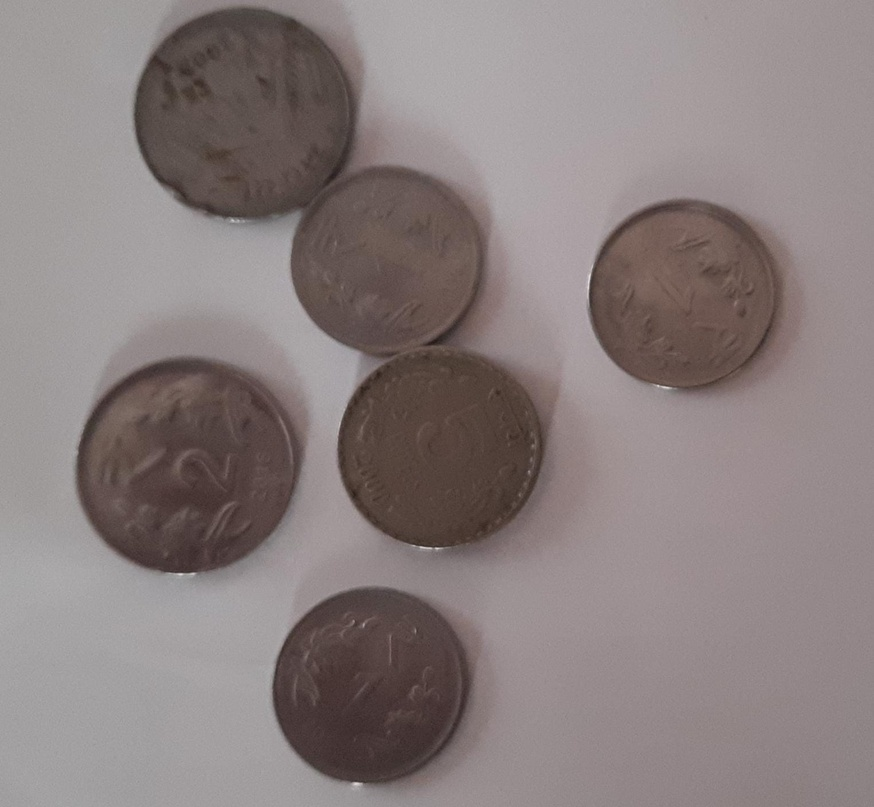
#> input picture images_part1/coins.jpeg, 874 x 807 px, shrunk from 1525 x 1408 before the run
$ python part1.py
#> lines starting #> are read from the running program, lines starting #| are printed output that depends on the picture; after the words box and inside, x2 and y2 are one past the last pixel; in counts of white or black regions, pixels touching at a corner belong together
import cv2
import matplotlib.pyplot as plt
import numpy as np


# [11 lines of commented-out code are left out]

showImages = False


# path
path1 = './images_part1/coins.jpeg'

# Reading an image in default mode
image = cv2.imread(path1)
#> image is the input picture: shape (807, 874, 3); mean B, G, R 126.7, 127, 137.7

# convert to grayscale
gray_image = cv2.cvtColor(image, cv2.COLOR_BGR2GRAY)


# the order is supposed to be:
# grayscale
# histogram equalization -- skip as it introduces artifacts in the image!!
# gaussian blur

ksize = (6, 6)
# gray_image = cv2.equalizeHist(gray_image)
blur_gray_image = cv2.blur(gray_image, ksize)
# blur_gray_image = cv2.equalizeHist(blur_gray_image)
# blur_gray_image = cv2.cvtColor(blur_image, cv2.COLOR_BGR2GRAY)


plt.imshow(blur_gray_image, cmap='gray') # we need to exlicitly tell matplotib about the cmap
plt.axis('off')
plt.title('blurred grayscale coins')
if showImages:
    plt.show()
    plt.close()

ret, bin_img = cv2.threshold(blur_gray_image,
                             0, 255,
                             cv2.THRESH_BINARY_INV + cv2.THRESH_OTSU)
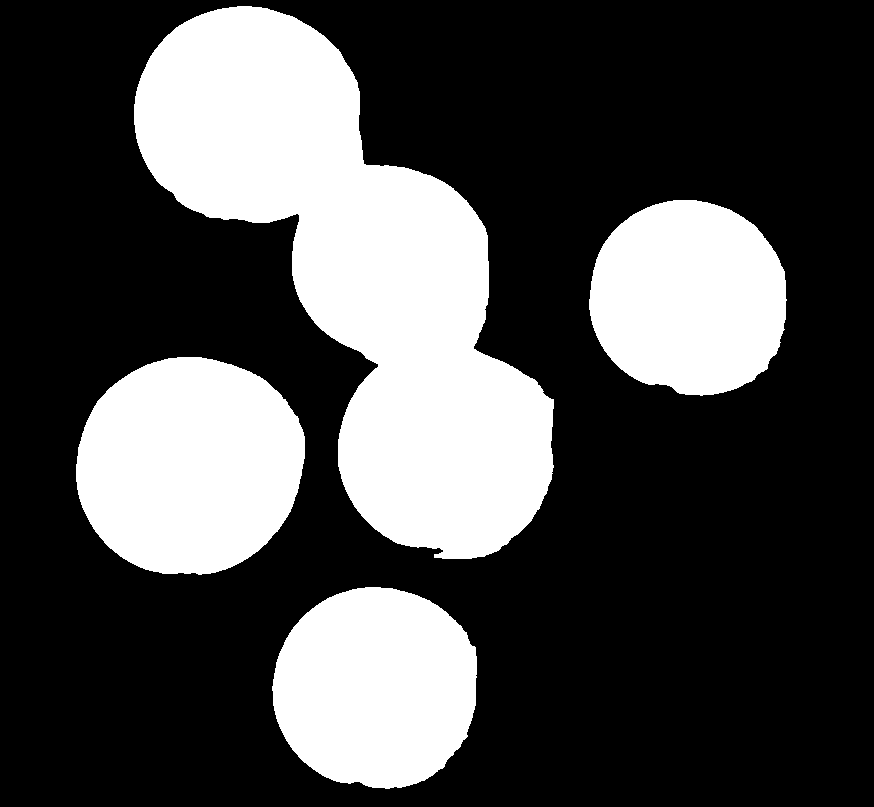
#> bin_img: shape (807, 874); 29.7% white; 4 white regions, box (x1, y1, x2, y2) and area: (134, 6, 554, 559) 106316, (76, 357, 305, 575) 39386, (272, 587, 477, 789) 32891, (589, 200, 787, 396) 30746
#> ret = 115

edges = cv2.Canny(bin_img, 50, 250)
#> edges: shape (807, 874); 0.54% white in thin lines or dots, all inside (x1, y1, x2, y2) = (75, 5, 787, 789)


plt.axis('off')
plt.title('Canny Edges')
plt.imshow(edges, cmap='gray')
plt.savefig('./images_part1/a_canny.jpeg')
if showImages:
    plt.show()
    plt.close()


contours, hierarchy = cv2.findContours(edges, cv2.RETR_EXTERNAL, cv2.CHAIN_APPROX_SIMPLE)
#> contours = 4 contours; box (x1, y1, x2, y2) and area: (133, 5, 554, 559) 106368, (75, 356, 305, 575) 39432, (271, 586, 477, 789) 32918, (588, 199, 787, 396) 30773
# [7 lines of commented-out code are left out]
min_area = 15
valid_contours = [contour for contour in contours if cv2.contourArea(contour) > min_area]
#> valid_contours has the same summary as contours
number_of_coins = len(valid_contours)
#> number_of_coins = 4
print('acc to canny contours, number of coins is', number_of_coins)
#| acc to canny contours, number of coins is 4


# draw the contours on the image
output_image = image.copy()
cv2.drawContours(output_image, valid_contours, -1, (0, 255, 0), 3)  # the last two parameters are color and thickness
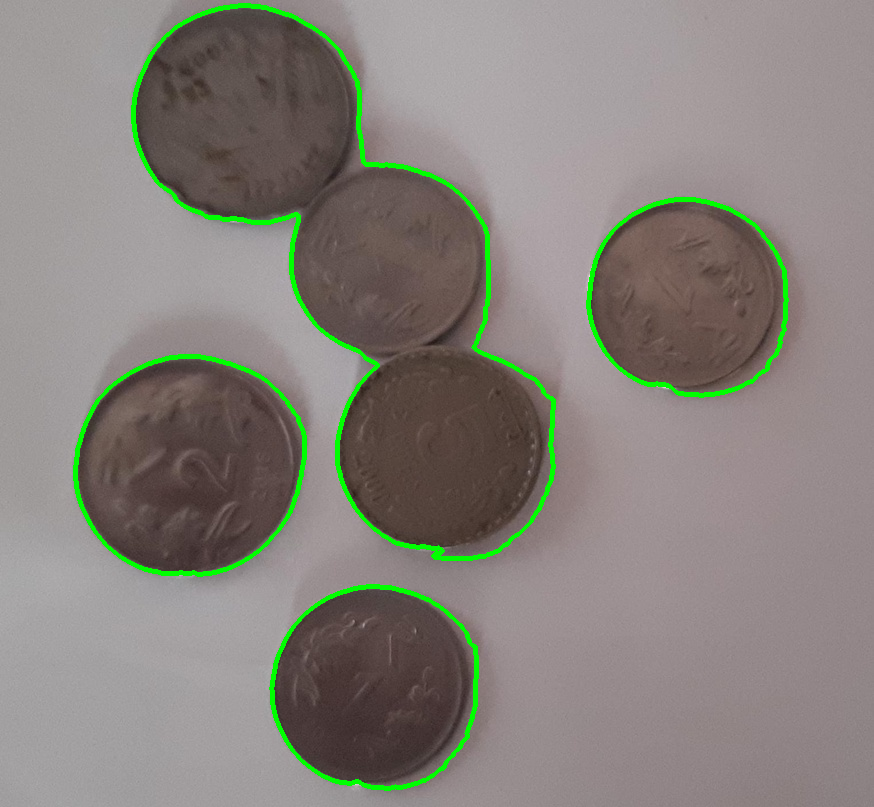
#> output_image: shape (807, 874, 3); 2.38% of pixels changed, all inside (x1, y1, x2, y2) = (73, 3, 789, 791)

plt.axis('off')
plt.title('Contours around Coins')
plt.imshow(output_image, cmap='gray')
plt.savefig('./images_part1/a_canny_outline.jpeg')
#> figure, not shown here; B, G, R data is drawn as R, G, B
if showImages:
    plt.show()
    plt.close()


# region based segmentation

# now we'll try clustering
img_convert = cv2.cvtColor(image, cv2.COLOR_BGR2RGB)

# Reshape the image into a 2D array of pixels and 3 color values (RGB)
# print('the image shape is', img_convert.shape)
vectorized = img_convert.reshape((-1,3)) # this is 2 * 2
# print('the new shape is', vectorized.shape)
vectorized = np.float32(vectorized)


criteria = (cv2.TERM_CRITERIA_EPS + cv2.TERM_CRITERIA_MAX_ITER, 100, 1.0)
# the criteria is to use a change of less than epsilon and a max number of iterations


# we choose k = 2 to separate the foreground from the background
k= 2

img_convert = cv2.cvtColor(image, cv2.COLOR_BGR2RGB) # opencv uses bgr but we want rgb
# actually it doesn't matter as long as the features are the same

# Reshape the image into a 2D array of pixels and 3 color values (RGB)
vectorized = image.reshape((-1,3)) # this is 2 * 2
vectorized = np.float32(vectorized)


criteria = (cv2.TERM_CRITERIA_EPS + cv2.TERM_CRITERIA_MAX_ITER, 10, 1.0)

# Apply KMeans
ret, label, center = cv2.kmeans(vectorized, k, None, criteria, 10, cv2.KMEANS_PP_CENTERS)
#> ret = 317938939.9; center = [[150.1, 148.9, 157.3], [71.04, 74.9, 90.97]]
center = np.uint8(center)
#> center = [[150, 148, 157], [71, 74, 90]]
res = center[label.flatten()]
# print('k means centers are ', center)
result_image = res.reshape((img_convert.shape))


plt.axis('off')
plt.title('K means k=2')
plt.imshow(result_image, cmap='gray')
plt.savefig('./images_part1/b_kmeans.jpeg')
#> figure, not shown here; B, G, R data is drawn as R, G, B
if showImages:
    plt.show()
    plt.close()


# all the above stuff we do is fine, but we need to get each coin separately for which we use the watershed method
# turns out it is especially useful when the coins are touching as in the image

# Read the image
img = cv2.imread(path1)

# Convert from BGR to RGB
img_rgb = cv2.cvtColor(img, cv2.COLOR_BGR2RGB)
gray = cv2.cvtColor(img, cv2.COLOR_BGR2GRAY)
# gray = cv2.equalizeHist(gray)
# gray = cv2.normalize()

ret, bin_img = cv2.threshold(gray,
                             0, 255,
                             cv2.THRESH_BINARY_INV + cv2.THRESH_OTSU)
#> bin_img: shape (807, 874); 29.6% white; 75 white regions (71 under 20 px), largest, box (x1, y1, x2, y2) and area: (133, 5, 556, 560) 106013, (75, 356, 305, 575) 39213, (272, 586, 478, 789) 32753, (588, 199, 787, 396) 30718
#> ret = 115


# noise removal
kernel = cv2.getStructuringElement(cv2.MORPH_RECT, (3, 3)) # all 1s in 3*3
bin_img = cv2.morphologyEx(bin_img,
                           cv2.MORPH_OPEN,
                           kernel,
                           iterations=10)
#> bin_img: shape (807, 874); 29.3% white; 4 white regions, box (x1, y1, x2, y2) and area: (134, 7, 552, 556) 104866, (76, 357, 304, 573) 38701, (273, 587, 475, 786) 32412, (589, 200, 785, 394) 30418


sure_bg = cv2.dilate(bin_img, kernel, iterations=3)
#> sure_bg: shape (807, 874); 31.2% white; 4 white regions, box (x1, y1, x2, y2) and area: (131, 4, 555, 559) 111199, (73, 354, 307, 576) 41422, (270, 584, 478, 789) 34877, (586, 197, 788, 397) 32812

plt.axis('off')
plt.title('Sure Background')
plt.imshow(sure_bg, cmap='gray')
plt.savefig('./images_part1/sure_background.jpeg')
#> figure, not shown here; B, G, R data is drawn as R, G, B
if showImages:
    plt.show()
    plt.close()

dist = cv2.distanceTransform(bin_img, cv2.DIST_L2, 5)

plt.axis('off')
plt.title('Distance Transform')
plt.imshow(dist, cmap='gray')
plt.savefig('./images_part1/dist_transform.jpeg')
#> figure, not shown here; B, G, R data is drawn as R, G, B
if showImages:
    plt.show()
    plt.close()

ret, sure_fg = cv2.threshold(dist, 0.45 * dist.max(), 250, cv2.THRESH_BINARY) # 0.45 works for this particular image
#> sure_fg: shape (807, 874) float32; values 0 (black) and 250 (white), 6.2% white; 6 white regions, box (x1, y1, x2, y2) and area: (181, 54, 313, 174) 12703, (123, 413, 253, 526) 10702, (385, 369, 496, 506) 9740, (374, 213, 440, 343) 5386, (321, 672, 427, 739) 4679, (647, 309, 708, 347) 866
#> ret = 47.78
sure_fg = sure_fg.astype(np.uint8)

plt.axis('off')
plt.title('Sure Foreground')
plt.imshow(sure_fg, cmap='gray')
plt.savefig('./images_part1/sure_foreground.jpeg')
#> figure, not shown here; B, G, R data is drawn as R, G, B
if showImages:
    plt.show()
    plt.close()

unknown = cv2.subtract(sure_bg, sure_fg)

plt.axis('off')
plt.title('Unknown Area')
plt.imshow(unknown, cmap='gray')
plt.savefig('./images_part1/unknown_area.jpeg')
#> figure, not shown here; B, G, R data is drawn as R, G, B
if showImages:
    plt.show()
    plt.close()


ret, markers = cv2.connectedComponents(sure_fg) # find connected components in foreground
#> markers: shape (807, 874) int32; 7 distinct labels, from 0 to 6
#> ret = 7
# print('ret is', ret)
# print('type of markers is', type(markers))
# print('shape of markers is', markers.shape)

# Add one to all labels so that background is not 0, but 1
markers += 1
#> markers: shape (807, 874) int32; 7 distinct labels, from 1 to 7
# mark the region of unknown with zero
markers[unknown == 255] = 0
#> markers: shape (807, 874) int32; 8 distinct labels, from 0 to 7

plt.axis('off')
plt.title('Markers')
plt.imshow(markers, cmap='tab20')
plt.savefig('./images_part1/markers.jpeg')
#> figure, not shown here; B, G, R data is drawn as R, G, B
if showImages:
    plt.show()
    plt.close()


# Watershed Algorithm
markers = cv2.watershed(img, markers)
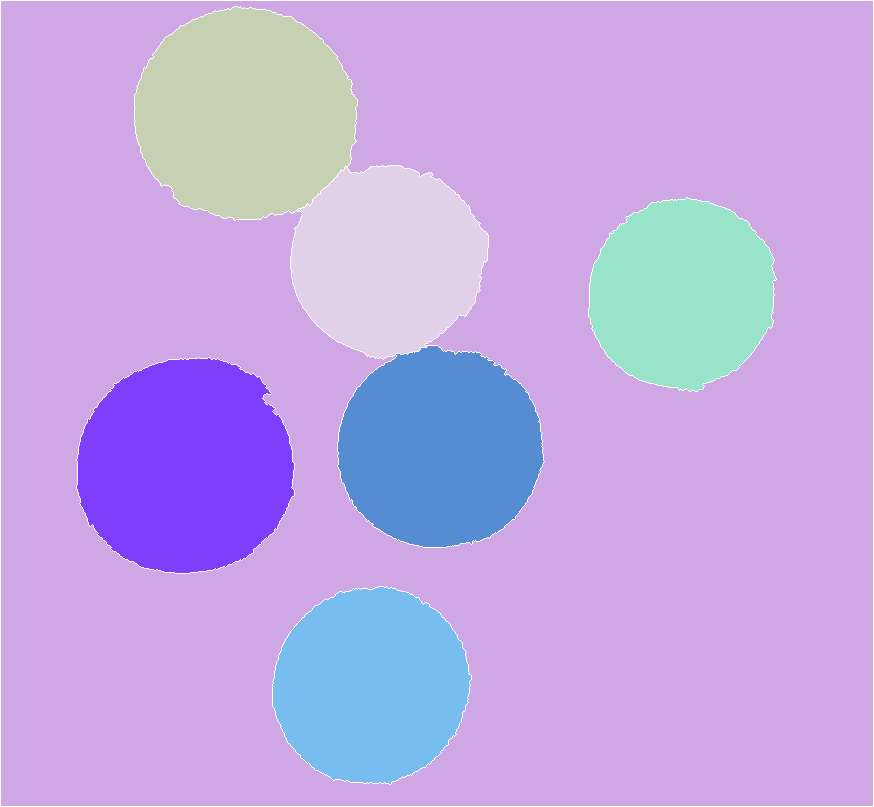
#> markers: shape (807, 874) int32; 8 distinct labels, from -1 to 7; one colour per label, 0 black, -1 white
# print('markers looks like', markers)

plt.axis('off')
plt.title('Markers after watershed')
plt.imshow(markers, cmap='tab20')
plt.savefig('./images_part1/segmented_output.jpeg')
#> figure, not shown here; B, G, R data is drawn as R, G, B
if showImages:
    plt.show()
    plt.close()


labels = np.unique(markers)
#> labels = [-1, 1, 2, 3, 4, 5, 6, 7]

coins = []
f  = open('./images_part1/b_segmented_outputs.txt', 'w')
for label in labels[2:]:

# Create a binary image in which only the area of the label is in the foreground
#and the rest of the image is in the background
    target = np.where(markers == label, 255, 0).astype(np.uint8)
    str1 = f"Coin label {label}"
    for i in range(len(target)):
        if i%20 == 0:
            str1 += str(target[i])
    str1 += "-------------------------------------------------------\n"

  # Perform contour extraction on the created binary image
    contours, hierarchy = cv2.findContours(
        target, cv2.RETR_EXTERNAL, cv2.CHAIN_APPROX_SIMPLE
    )
    coins.append(contours[0])
#> this loop made 6 passes
#> str1 on passes 1 to 6: 'Coin label 2', 'Coin label 3', 'Coin label 4', 'Coin label 5', 'Coin label 6', 'Coin label 7'
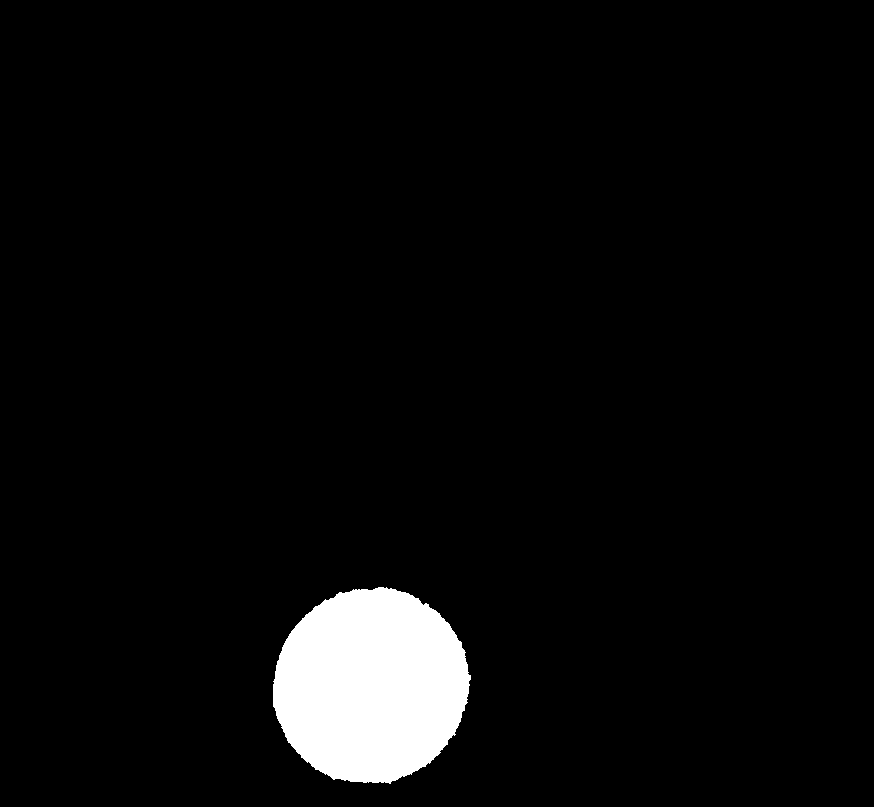
#> target: shape (807, 874); 4.3% white; 1 white region
#> after the loop, coins = 6 contours; box (x1, y1, x2, y2) and area: (77, 358, 294, 573) 36490, (135, 7, 357, 220) 36424, (338, 346, 544, 547) 31816, (273, 587, 471, 784) 29774, (291, 166, 488, 359) 28305, (589, 198, 776, 391) 27380
f.write(str1)
f.close()


# Draw the outline
img = cv2.drawContours(img, coins, -1, color=(0, 23, 255), thickness=3)
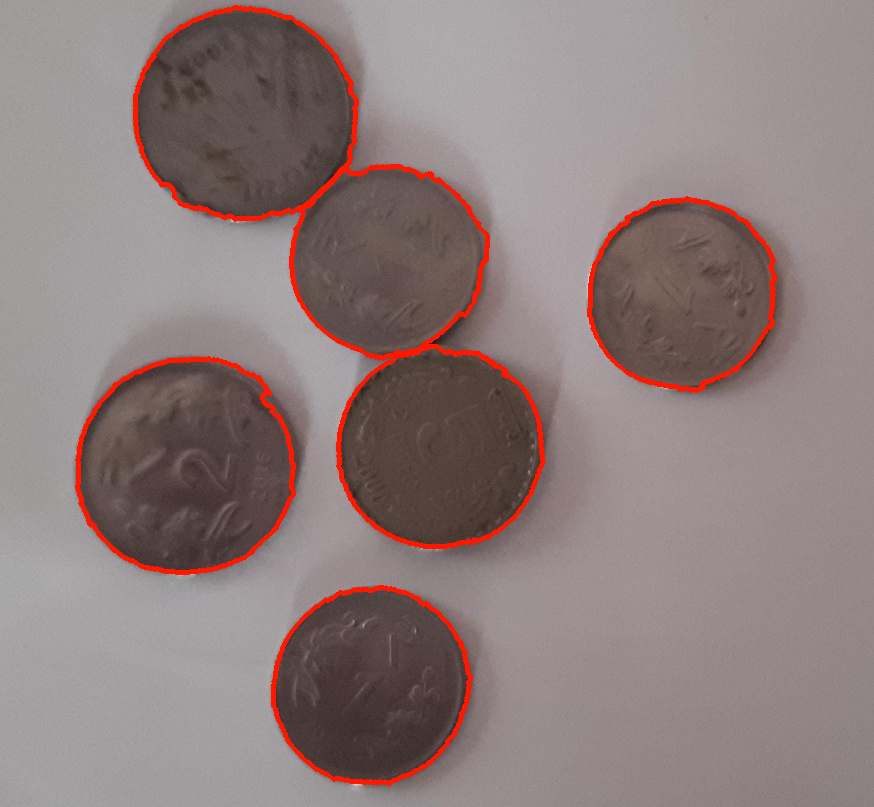
#> img: shape (807, 874, 3); 2.51% of pixels changed, all inside (x1, y1, x2, y2) = (75, 5, 778, 786)

plt.axis('off')
plt.title('Contours after watershed')
plt.imshow(img, cmap='tab20')
plt.savefig('./images_part1/watershed_contours.jpeg')
#> figure, not shown here; B, G, R data is drawn as R, G, B
if showImages:
    plt.show()
    plt.close()
# the class or region of each pixel can be found be seeing the markers array


# counting number of coins in the image
# simply because we were told to make a function, I'm putting it in here.
# I'm just using watershed itself
def count_coins(path1):
#> called with path1 = './images_part1/coins.jpeg'
    img = cv2.imread(path1)

    # Convert from BGR to RGB
    img_rgb = cv2.cvtColor(img, cv2.COLOR_BGR2RGB)
    gray = cv2.cvtColor(img, cv2.COLOR_BGR2GRAY)

    ret, bin_img = cv2.threshold(gray,
                                0, 255,
                                cv2.THRESH_BINARY_INV + cv2.THRESH_OTSU)
#> ret = 115


    # noise removal
    kernel = cv2.getStructuringElement(cv2.MORPH_RECT, (3, 3)) # all 1s in 3*3
    bin_img = cv2.morphologyEx(bin_img,
                            cv2.MORPH_OPEN,
                            kernel,
                            iterations=5)
#> bin_img: shape (807, 874); 29.4% white; 4 white regions, box (x1, y1, x2, y2) and area: (134, 6, 553, 557) 105153, (76, 357, 304, 573) 39090, (273, 587, 476, 787) 32466, (589, 200, 785, 394) 30430

    sure_bg = cv2.dilate(bin_img, kernel, iterations=3)
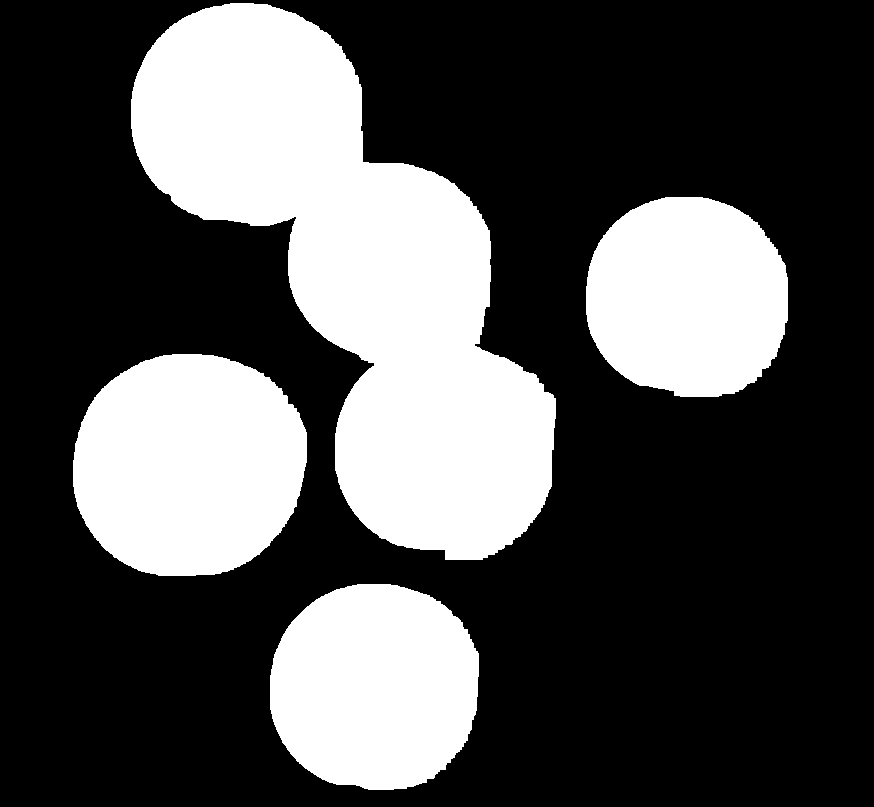
#> sure_bg: shape (807, 874); 31.3% white; 4 white regions, box (x1, y1, x2, y2) and area: (131, 3, 556, 560) 111492, (73, 354, 307, 576) 41805, (270, 584, 479, 790) 34945, (586, 197, 788, 397) 32826


    dist = cv2.distanceTransform(bin_img, cv2.DIST_L2, 5)

    ret, sure_fg = cv2.threshold(dist, 0.45 * dist.max(), 250, cv2.THRESH_BINARY) # 0.45 works for this particular image
#> sure_fg: shape (807, 874) float32; values 0 (black) and 250 (white), 6.3% white; 6 white regions, box (x1, y1, x2, y2) and area: (181, 53, 313, 175) 12713, (123, 413, 253, 526) 10702, (385, 369, 496, 506) 9740, (374, 213, 441, 343) 5394, (321, 672, 428, 740) 4690, (647, 309, 708, 347) 866
#> ret = 47.78
    sure_fg = sure_fg.astype(np.uint8)
#> sure_fg: shape (807, 874); values 0 (black) and 250 (white), 6.3% white; 6 white regions
    unknown = cv2.subtract(sure_bg, sure_fg)


    ret, markers = cv2.connectedComponents(sure_fg) # find connected components in foreground
#> markers: shape (807, 874) int32; 7 distinct labels, from 0 to 6
#> ret = 7

    # Add one to all labels so that background is not 0, but 1
    markers += 1
#> markers: shape (807, 874) int32; 7 distinct labels, from 1 to 7
    # mark the region of unknown with zero
    markers[unknown == 255] = 0
#> markers: shape (807, 874) int32; 8 distinct labels, from 0 to 7
    markers = cv2.watershed(img, markers)
#> markers: shape (807, 874) int32; 8 distinct labels, from -1 to 7
    labels = np.unique(markers)
#> labels = [-1, 1, 2, 3, 4, 5, 6, 7]
    # return len(labels)
    coins = []
    for label in labels[2:]:
        # Create a binary image in which only the area of the label is in the foreground
        #and the rest of the image is in the background
        target = np.where(markers == label, 255, 0).astype(np.uint8)

        # Perform contour extraction on the created binary image
        contours, hierarchy = cv2.findContours(
            target, cv2.RETR_EXTERNAL, cv2.CHAIN_APPROX_SIMPLE
        )
        coins.append(contours[0])
#> this loop made 6 passes
#> after the loop, coins = 6 contours; box (x1, y1, x2, y2) and area: (77, 358, 295, 573) 36518, (135, 7, 357, 220) 36424, (338, 346, 544, 547) 31816, (273, 587, 471, 784) 29774, (291, 166, 488, 359) 28305, (589, 198, 776, 391) 27380
    return len(coins)


print('number of coins according to watershed is', count_coins(path1))
